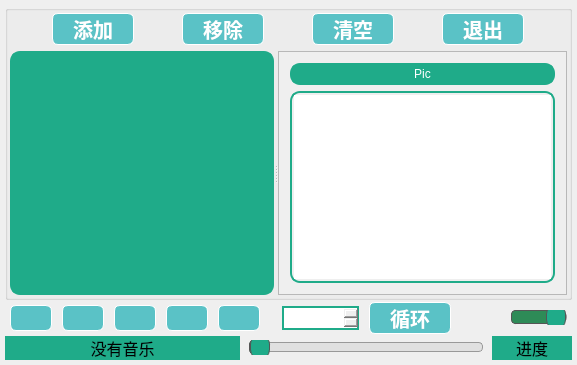
<?xml version="1.0" encoding="UTF-8"?>
<ui version="4.0">
 <class>MainWindow</class>
 <widget class="QMainWindow" name="MainWindow">
  <property name="geometry">
   <rect>
    <x>0</x>
    <y>0</y>
    <width>577</width>
    <height>365</height>
   </rect>
  </property>
  <property name="windowTitle">
   <string>音乐播放器</string>
  </property>
  <property name="windowIcon">
   <iconset>
    <normaloff>:/images/images/music24.png</normaloff>:/images/images/music24.png</iconset>
  </property>
  <widget class="QWidget" name="centralWidget">
   <layout class="QVBoxLayout" name="verticalLayout_3" stretch="1,0,0">
    <property name="spacing">
     <number>2</number>
    </property>
    <property name="leftMargin">
     <number>5</number>
    </property>
    <property name="topMargin">
     <number>5</number>
    </property>
    <property name="rightMargin">
     <number>5</number>
    </property>
    <property name="bottomMargin">
     <number>5</number>
    </property>
    <item>
     <widget class="QGroupBox" name="groupBox">
      <property name="title">
       <string/>
      </property>
      <layout class="QVBoxLayout" name="verticalLayout_2" stretch="0,1">
       <property name="leftMargin">
        <number>2</number>
       </property>
       <property name="topMargin">
        <number>2</number>
       </property>
       <property name="rightMargin">
        <number>2</number>
       </property>
       <property name="bottomMargin">
        <number>2</number>
       </property>
       <item>
        <layout class="QHBoxLayout" name="horizontalLayout_3">
         <item>
          <widget class="QPushButton" name="btnAdd">
           <property name="sizePolicy">
            <sizepolicy hsizetype="Fixed" vsizetype="Fixed">
             <horstretch>0</horstretch>
             <verstretch>0</verstretch>
            </sizepolicy>
           </property>
           <property name="styleSheet">
            <string notr="true">  QPushButton {
      border: 0.5px solid white;
      border-radius: 6px;
      background-color: rgb(90,194,198);
      min-width: 80px;
	  font-family: &quot;幼圆&quot;;
	  font-size:15pt;
	  font-weight: bold;
	  color:white;
  }
 QPushButton:hover {
	border: 0.5px solid white;
      border-radius: 6px;
      background-color: #1fab89;
      min-width: 80px;
	  font-family: &quot;幼圆&quot;;
	  font-size:12pt;
	  font-weight: bold;
	  color:white;
 }</string>
           </property>
           <property name="text">
            <string>添加</string>
           </property>
           <property name="icon">
            <iconset>
             <normaloff>:/images/images/316.bmp</normaloff>:/images/images/316.bmp</iconset>
           </property>
          </widget>
         </item>
         <item>
          <widget class="QPushButton" name="btnRemove">
           <property name="sizePolicy">
            <sizepolicy hsizetype="Fixed" vsizetype="Fixed">
             <horstretch>0</horstretch>
             <verstretch>0</verstretch>
            </sizepolicy>
           </property>
           <property name="styleSheet">
            <string notr="true">  QPushButton {
      border: 0.5px solid white;
      border-radius: 6px;
      background-color: rgb(90,194,198);
      min-width: 80px;
	  font-family: &quot;幼圆&quot;;
	  font-size:15pt;
	  font-weight: bold;
	  color:white;
  }
 QPushButton:hover {
	border: 0.5px solid white;
      border-radius: 6px;
      background-color: #1fab89;
      min-width: 80px;
	  font-family: &quot;幼圆&quot;;
	  font-size:12pt;
	  font-weight: bold;
	  color:white;
 }</string>
           </property>
           <property name="text">
            <string>移除</string>
           </property>
           <property name="icon">
            <iconset>
             <normaloff>:/images/images/318.bmp</normaloff>:/images/images/318.bmp</iconset>
           </property>
          </widget>
         </item>
         <item>
          <widget class="QPushButton" name="btnClear">
           <property name="sizePolicy">
            <sizepolicy hsizetype="Fixed" vsizetype="Fixed">
             <horstretch>0</horstretch>
             <verstretch>0</verstretch>
            </sizepolicy>
           </property>
           <property name="styleSheet">
            <string notr="true">  QPushButton {
      border: 0.5px solid white;
      border-radius: 6px;
      background-color: rgb(90,194,198);
      min-width: 80px;
	  font-family: &quot;幼圆&quot;;
	  font-size:15pt;
	  font-weight: bold;
	  color:white;
  }
 QPushButton:hover {
	border: 0.5px solid white;
      border-radius: 6px;
      background-color: #1fab89;
      min-width: 80px;
	  font-family: &quot;幼圆&quot;;
	  font-size:12pt;
	  font-weight: bold;
	  color:white;
 }</string>
           </property>
           <property name="text">
            <string>清空</string>
           </property>
           <property name="icon">
            <iconset>
             <normaloff>:/images/images/214.bmp</normaloff>:/images/images/214.bmp</iconset>
           </property>
          </widget>
         </item>
         <item>
          <widget class="QPushButton" name="btnClose">
           <property name="sizePolicy">
            <sizepolicy hsizetype="Fixed" vsizetype="Fixed">
             <horstretch>0</horstretch>
             <verstretch>0</verstretch>
            </sizepolicy>
           </property>
           <property name="styleSheet">
            <string notr="true">  QPushButton {
      border: 0.5px solid white;
      border-radius: 6px;
      background-color: rgb(90,194,198);
      min-width: 80px;
	  font-family: &quot;幼圆&quot;;
	  font-size:15pt;
	  font-weight: bold;
	  color:white;
  }
 QPushButton:hover {
	border: 0.5px solid white;
      border-radius: 6px;
      background-color: #1fab89;
      min-width: 80px;
	  font-family: &quot;幼圆&quot;;
	  font-size:12pt;
	  font-weight: bold;
	  color:white;
 }</string>
           </property>
           <property name="text">
            <string>退出</string>
           </property>
           <property name="icon">
            <iconset>
             <normaloff>:/images/images/132.bmp</normaloff>:/images/images/132.bmp</iconset>
           </property>
          </widget>
         </item>
        </layout>
       </item>
       <item>
        <widget class="QSplitter" name="splitter">
         <property name="orientation">
          <enum>Qt::Horizontal</enum>
         </property>
         <widget class="QListWidget" name="listWidget">
          <property name="sizePolicy">
           <sizepolicy hsizetype="Fixed" vsizetype="Expanding">
            <horstretch>0</horstretch>
            <verstretch>0</verstretch>
           </sizepolicy>
          </property>
          <property name="styleSheet">
           <string notr="true">QListWidget {
    border: 2px solid #1fab89; /* 边框颜色和宽度 */
    border-radius: 10px; /* 圆角半径 */
    padding: 2px; /* 内边距 */
    background-color: #1fab89; /* 背景颜色 */
    color: white; /* 文本颜色 */
}</string>
          </property>
          <property name="editTriggers">
           <set>QAbstractItemView::NoEditTriggers</set>
          </property>
          <property name="dragEnabled">
           <bool>true</bool>
          </property>
          <property name="dragDropMode">
           <enum>QAbstractItemView::InternalMove</enum>
          </property>
         </widget>
         <widget class="QScrollArea" name="scrollArea">
          <property name="minimumSize">
           <size>
            <width>200</width>
            <height>0</height>
           </size>
          </property>
          <property name="widgetResizable">
           <bool>true</bool>
          </property>
          <widget class="QWidget" name="scrollAreaWidgetContents">
           <property name="geometry">
            <rect>
             <x>0</x>
             <y>0</y>
             <width>295</width>
             <height>256</height>
            </rect>
           </property>
           <layout class="QVBoxLayout" name="verticalLayout">
            <item>
             <widget class="QLabel" name="labPic">
              <property name="sizePolicy">
               <sizepolicy hsizetype="Expanding" vsizetype="Expanding">
                <horstretch>0</horstretch>
                <verstretch>0</verstretch>
               </sizepolicy>
              </property>
              <property name="styleSheet">
               <string notr="true">QLabel {
    border: 2px solid #1fab89; /* 边框颜色和宽度 */
    border-radius: 10px; /* 圆角半径 */
    padding: 2px; /* 内边距 */
    background-color: #1fab89; /* 背景颜色 */
    color: white; /* 文本颜色 */
}</string>
              </property>
              <property name="text">
               <string>Pic</string>
              </property>
              <property name="alignment">
               <set>Qt::AlignCenter</set>
              </property>
             </widget>
            </item>
            <item>
             <widget class="QPlainTextEdit" name="plainTextEdit">
              <property name="sizePolicy">
               <sizepolicy hsizetype="Expanding" vsizetype="Fixed">
                <horstretch>0</horstretch>
                <verstretch>0</verstretch>
               </sizepolicy>
              </property>
              <property name="minimumSize">
               <size>
                <width>0</width>
                <height>100</height>
               </size>
              </property>
              <property name="styleSheet">
               <string notr="true">QPlainTextEdit {
    border: 2px solid #1fab89; /* 边框颜色和宽度 */
    border-radius: 10px; /* 圆角半径 */
    padding: 2px; /* 内边距 */
}</string>
              </property>
             </widget>
            </item>
           </layout>
          </widget>
         </widget>
        </widget>
       </item>
      </layout>
     </widget>
    </item>
    <item>
     <layout class="QHBoxLayout" name="horizontalLayout">
      <property name="spacing">
       <number>10</number>
      </property>
      <property name="leftMargin">
       <number>5</number>
      </property>
      <property name="rightMargin">
       <number>5</number>
      </property>
      <item>
       <widget class="QPushButton" name="btnPlay">
        <property name="toolTip">
         <string>播放</string>
        </property>
        <property name="styleSheet">
         <string notr="true">  QPushButton {
      border: 0.5px solid white;
      border-radius: 6px;
      background-color: rgb(90,194,198);
      min-width: 40px;
	  font-size:15pt;
	  font-weight: bold;
	  color:white;
  }
 QPushButton:hover {
	border: 0.5px solid white;
      border-radius: 6px;
      background-color: #1fab89;
      min-width: 40px;
	  font-size:12pt;
	  font-weight: bold;
	  color:white;
 }</string>
        </property>
        <property name="text">
         <string/>
        </property>
        <property name="icon">
         <iconset>
          <normaloff>:/images/images/620.bmp</normaloff>:/images/images/620.bmp</iconset>
        </property>
       </widget>
      </item>
      <item>
       <widget class="QPushButton" name="btnPause">
        <property name="toolTip">
         <string>暂停</string>
        </property>
        <property name="styleSheet">
         <string notr="true">  QPushButton {
      border: 0.5px solid white;
      border-radius: 6px;
      background-color: rgb(90,194,198);
      min-width: 40px;
	  font-size:15pt;
	  font-weight: bold;
	  color:white;
  }
 QPushButton:hover {
	border: 0.5px solid white;
      border-radius: 6px;
      background-color: #1fab89;
      min-width: 40px;
	  font-size:12pt;
	  font-weight: bold;
	  color:white;
 }</string>
        </property>
        <property name="text">
         <string/>
        </property>
        <property name="icon">
         <iconset>
          <normaloff>:/images/images/622.bmp</normaloff>:/images/images/622.bmp</iconset>
        </property>
       </widget>
      </item>
      <item>
       <widget class="QPushButton" name="btnStop">
        <property name="toolTip">
         <string>停止</string>
        </property>
        <property name="styleSheet">
         <string notr="true">  QPushButton {
      border: 0.5px solid white;
      border-radius: 6px;
      background-color: rgb(90,194,198);
      min-width: 40px;
	  font-size:15pt;
	  font-weight: bold;
	  color:white;
  }
 QPushButton:hover {
	border: 0.5px solid white;
      border-radius: 6px;
      background-color: #1fab89;
      min-width: 40px;
	  font-size:12pt;
	  font-weight: bold;
	  color:white;
 }</string>
        </property>
        <property name="text">
         <string/>
        </property>
        <property name="icon">
         <iconset>
          <normaloff>:/images/images/624.bmp</normaloff>:/images/images/624.bmp</iconset>
        </property>
       </widget>
      </item>
      <item>
       <widget class="QPushButton" name="btnPrevious">
        <property name="toolTip">
         <string>前一曲</string>
        </property>
        <property name="styleSheet">
         <string notr="true">  QPushButton {
      border: 0.5px solid white;
      border-radius: 6px;
      background-color: rgb(90,194,198);
      min-width: 40px;
	  font-size:15pt;
	  font-weight: bold;
	  color:white;
  }
 QPushButton:hover {
	border: 0.5px solid white;
      border-radius: 6px;
      background-color: #1fab89;
      min-width: 40px;
	  font-size:12pt;
	  font-weight: bold;
	  color:white;
 }</string>
        </property>
        <property name="text">
         <string/>
        </property>
        <property name="icon">
         <iconset>
          <normaloff>:/images/images/616.bmp</normaloff>:/images/images/616.bmp</iconset>
        </property>
       </widget>
      </item>
      <item>
       <widget class="QPushButton" name="btnNext">
        <property name="toolTip">
         <string>后一曲</string>
        </property>
        <property name="styleSheet">
         <string notr="true">  QPushButton {
      border: 0.5px solid white;
      border-radius: 6px;
      background-color: rgb(90,194,198);
      min-width: 40px;
	  font-size:15pt;
	  font-weight: bold;
	  color:white;
  }
 QPushButton:hover {
	border: 0.5px solid white;
      border-radius: 6px;
      background-color: #1fab89;
      min-width: 40px;
	  font-size:12pt;
	  font-weight: bold;
	  color:white;
 }</string>
        </property>
        <property name="text">
         <string/>
        </property>
        <property name="icon">
         <iconset>
          <normaloff>:/images/images/630.bmp</normaloff>:/images/images/630.bmp</iconset>
        </property>
       </widget>
      </item>
      <item>
       <spacer name="horizontalSpacer">
        <property name="orientation">
         <enum>Qt::Horizontal</enum>
        </property>
        <property name="sizeHint" stdset="0">
         <size>
          <width>40</width>
          <height>20</height>
         </size>
        </property>
       </spacer>
      </item>
      <item>
       <widget class="QDoubleSpinBox" name="doubleSpinBox">
        <property name="minimumSize">
         <size>
          <width>0</width>
          <height>24</height>
         </size>
        </property>
        <property name="styleSheet">
         <string notr="true">QDoubleSpinBox {
    border: 2px solid #1fab89; /* 边框颜色和宽度 */
    padding: 2px; /* 内边距 */
    color: white; /* 文本颜色 */
}</string>
        </property>
        <property name="frame">
         <bool>true</bool>
        </property>
        <property name="prefix">
         <string/>
        </property>
        <property name="suffix">
         <string> 倍速 </string>
        </property>
        <property name="decimals">
         <number>1</number>
        </property>
        <property name="minimum">
         <double>0.500000000000000</double>
        </property>
        <property name="maximum">
         <double>1.500000000000000</double>
        </property>
        <property name="singleStep">
         <double>0.100000000000000</double>
        </property>
        <property name="value">
         <double>1.000000000000000</double>
        </property>
       </widget>
      </item>
      <item>
       <widget class="QPushButton" name="btnLoop">
        <property name="styleSheet">
         <string notr="true">  QPushButton {
      border: 0.5px solid white;
      border-radius: 6px;
      background-color: rgb(90,194,198);
      min-width: 80px;
	  font-family: &quot;幼圆&quot;;
	  font-size:15pt;
	  font-weight: bold;
	  color:white;
  }
 QPushButton:hover {
	border: 0.5px solid white;
      border-radius: 6px;
      background-color: #1fab89;
      min-width: 80px;
	  font-family: &quot;幼圆&quot;;
	  font-size:12pt;
	  font-weight: bold;
	  color:white;
 }</string>
        </property>
        <property name="text">
         <string>循环</string>
        </property>
        <property name="icon">
         <iconset>
          <normaloff>:/images/images/refresh16.png</normaloff>:/images/images/refresh16.png</iconset>
        </property>
        <property name="checkable">
         <bool>true</bool>
        </property>
        <property name="checked">
         <bool>true</bool>
        </property>
       </widget>
      </item>
      <item>
       <widget class="QPushButton" name="btnSound">
        <property name="text">
         <string/>
        </property>
        <property name="icon">
         <iconset>
          <normaloff>:/images/images/volumn.bmp</normaloff>:/images/images/volumn.bmp</iconset>
        </property>
        <property name="iconSize">
         <size>
          <width>24</width>
          <height>24</height>
         </size>
        </property>
        <property name="flat">
         <bool>true</bool>
        </property>
       </widget>
      </item>
      <item>
       <widget class="QSlider" name="sliderVolumn">
        <property name="styleSheet">
         <string notr="true">QSlider::groove:horizontal {
    border: 1px solid #999999;
    background: #E0E0E0; /* 进度条背景颜色 */
    height: 8px;
    margin: 2px 0;
    border-radius: 4px;
}

QSlider::handle:horizontal {
    background: #1fab89; /* 进度条上滑块的颜色，你可以根据需要调整 */
    border: 1px solid #555555;
    width: 18px;
    height: 18px;
    margin: -8px 0;
    border-radius: 9px;
}

QSlider::sub-page:horizontal {
    background: #2E8B57; /* 已完成部分的颜色 */
    border: 1px solid #555555;
    height: 8px;
    border-radius: 4px;
}
</string>
        </property>
        <property name="maximum">
         <number>100</number>
        </property>
        <property name="value">
         <number>100</number>
        </property>
        <property name="orientation">
         <enum>Qt::Horizontal</enum>
        </property>
       </widget>
      </item>
     </layout>
    </item>
    <item>
     <layout class="QHBoxLayout" name="horizontalLayout_2">
      <property name="spacing">
       <number>9</number>
      </property>
      <item>
       <widget class="QLabel" name="labCurMedia">
        <property name="sizePolicy">
         <sizepolicy hsizetype="Expanding" vsizetype="Preferred">
          <horstretch>0</horstretch>
          <verstretch>0</verstretch>
         </sizepolicy>
        </property>
        <property name="minimumSize">
         <size>
          <width>100</width>
          <height>0</height>
         </size>
        </property>
        <property name="font">
         <font>
          <family>幼圆</family>
          <pointsize>12</pointsize>
         </font>
        </property>
        <property name="styleSheet">
         <string notr="true"> background-color: #1fab89; /* 背景颜色 */</string>
        </property>
        <property name="text">
         <string>没有音乐</string>
        </property>
        <property name="alignment">
         <set>Qt::AlignCenter</set>
        </property>
       </widget>
      </item>
      <item>
       <widget class="QSlider" name="sliderPosition">
        <property name="sizePolicy">
         <sizepolicy hsizetype="Expanding" vsizetype="Fixed">
          <horstretch>0</horstretch>
          <verstretch>0</verstretch>
         </sizepolicy>
        </property>
        <property name="styleSheet">
         <string notr="true">QSlider::groove:horizontal {
    border: 1px solid #999999;
    background: #E0E0E0; /* 进度条背景颜色 */
    height: 8px;
    margin: 2px 0;
    border-radius: 4px;
}

QSlider::handle:horizontal {
    background: #1fab89; /* 进度条上滑块的颜色，你可以根据需要调整 */
    border: 1px solid #555555;
    width: 18px;
    height: 18px;
    margin: -8px 0;
    border-radius: 9px;
}

QSlider::sub-page:horizontal {
    background: #2E8B57; /* 已完成部分的颜色 */
    border: 1px solid #555555;
    height: 8px;
    border-radius: 4px;
}
</string>
        </property>
        <property name="tracking">
         <bool>false</bool>
        </property>
        <property name="orientation">
         <enum>Qt::Horizontal</enum>
        </property>
       </widget>
      </item>
      <item>
       <widget class="QLabel" name="labRatio">
        <property name="sizePolicy">
         <sizepolicy hsizetype="Preferred" vsizetype="Expanding">
          <horstretch>0</horstretch>
          <verstretch>0</verstretch>
         </sizepolicy>
        </property>
        <property name="minimumSize">
         <size>
          <width>80</width>
          <height>0</height>
         </size>
        </property>
        <property name="font">
         <font>
          <family>幼圆</family>
          <pointsize>12</pointsize>
         </font>
        </property>
        <property name="styleSheet">
         <string notr="true"> background-color: #1fab89; /* 背景颜色 */</string>
        </property>
        <property name="text">
         <string>进度</string>
        </property>
        <property name="alignment">
         <set>Qt::AlignCenter</set>
        </property>
       </widget>
      </item>
     </layout>
    </item>
   </layout>
  </widget>
 </widget>
 <layoutdefault spacing="6" margin="11"/>
 <resources/>
 <connections>
  <connection>
   <sender>btnClose</sender>
   <signal>clicked()</signal>
   <receiver>MainWindow</receiver>
   <slot>close()</slot>
   <hints>
    <hint type="sourcelabel">
     <x>312</x>
     <y>31</y>
    </hint>
    <hint type="destinationlabel">
     <x>188</x>
     <y>136</y>
    </hint>
   </hints>
  </connection>
 </connections>
</ui>
